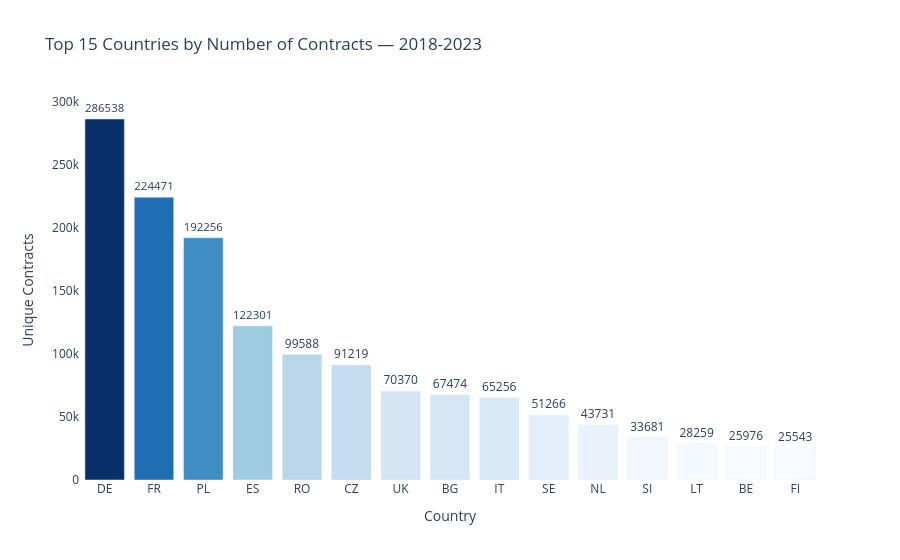

Notebook source saved alongside this figure:
### Code cell
# Top 15 countries by number of unique contracts
country_counts = df_full.groupby('ISO_COUNTRY_CODE').agg(
    unique_contracts=('ID_NOTICE_CAN', 'nunique'),
    total_value_bn=('VALUE_EURO_FIN_2', lambda x: x.sum() / 1e9)
).reset_index().sort_values('unique_contracts', ascending=False).head(15)

print("Top 15 countries by contract volume:")
print(country_counts.to_string(index=False))

fig = px.bar(
    country_counts,
    x='ISO_COUNTRY_CODE',
    y='unique_contracts',
    title='Top 15 Countries by Number of Contracts — 2018-2023',
    labels={'unique_contracts': 'Unique Contracts', 'ISO_COUNTRY_CODE': 'Country'},
    color='unique_contracts',
    color_continuous_scale='Blues',
    text='unique_contracts'
)

fig.update_layout(
    plot_bgcolor='white',
    coloraxis_showscale=False
)
fig.update_traces(textposition='outside')
fig.show()

### Figure 1 — Plotly figure (JSON) as saved in the notebook; plotly's stock layout.template omitted (floating-point values rounded to 4 significant figures)
{"data": [{"hovertemplate": "Country=%{x}<br>Unique Contracts=%{marker.color}<extra></extra>", "legendgroup": "", "marker": {"color": [286538, 224471, 192256, 122301, 99588, 91219, 70370, 67474, 65256, 51266, 43731, 33681, 28259, 25976, 25543], "coloraxis": "coloraxis", "pattern": {"shape": ""}}, "name": "", "orientation": "v", "showlegend": false, "text": [286500.0, 224500.0, 192300.0, 122300.0, 99590.0, 91220.0, 70370.0, 67470.0, 65260.0, 51270.0, 43730.0, 33680.0, 28260.0, 25980.0, 25540.0], "textposition": "outside", "type": "bar", "x": ["DE", "FR", "PL", "ES", "RO", "CZ", "UK", "BG", "IT", "SE", "NL", "SI", "LT", "BE", "FI"], "xaxis": "x", "y": [286538, 224471, 192256, 122301, 99588, 91219, 70370, 67474, 65256, 51266, 43731, 33681, 28259, 25976, 25543], "yaxis": "y"}], "layout": {"barmode": "relative", "coloraxis": {"colorbar": {"title": {"text": "Unique Contracts"}}, "colorscale": [[0, "rgb(247,251,255)"], [0.125, "rgb(222,235,247)"], [0.25, "rgb(198,219,239)"], [0.375, "rgb(158,202,225)"], [0.5, "rgb(107,174,214)"], [0.625, "rgb(66,146,198)"], [0.75, "rgb(33,113,181)"], [0.875, "rgb(8,81,156)"], [1, "rgb(8,48,107)"]], "showscale": false}, "legend": {"tracegroupgap": 0}, "plot_bgcolor": "white", "title": {"text": "Top 15 Countries by Number of Contracts — 2018-2023"}, "xaxis": {"anchor": "y", "domain": [0, 1], "title": {"text": "Country"}}, "yaxis": {"anchor": "x", "domain": [0, 1], "title": {"text": "Unique Contracts"}}}}
